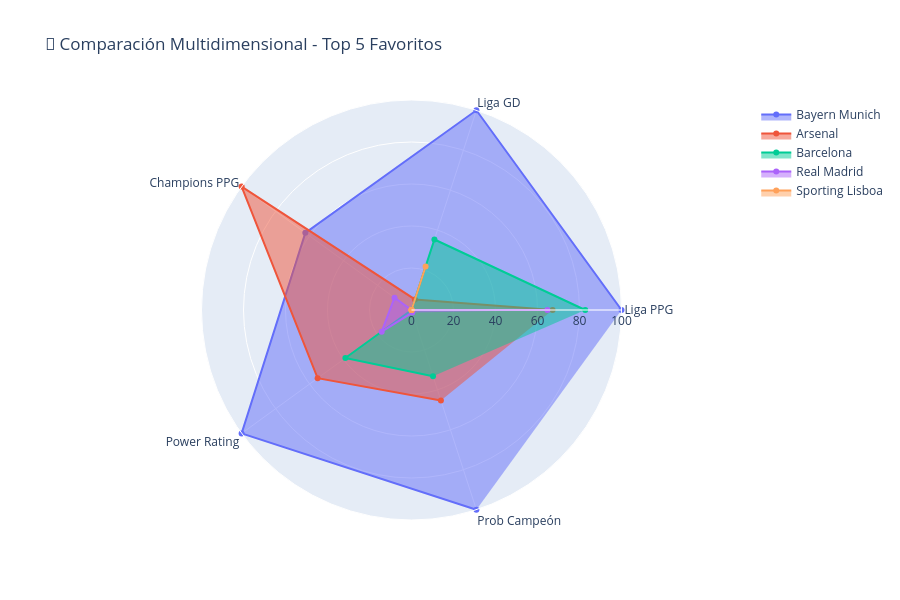

Write notebook code for a chart like this one.
### Markdown cell above
## 4. 🎯 RADAR CHART - COMPARACIÓN MULTIDIMENSIONAL

### Code cell
# Top 5 equipos
top_5 = df_prob.head(5)

# Unir con ratings para tener stats completas
top_5_full = top_5.merge(df_ratings[['Equipo', 'ppg_liga', 'gd_pg_liga', 'ppg_champions']], on='Equipo')

# Normalizar stats para radar (0-100)
def normalize_100(series):
    return ((series - series.min()) / (series.max() - series.min())) * 100

top_5_full['Liga_PPG_norm'] = normalize_100(top_5_full['ppg_liga'])
top_5_full['Liga_GD_norm'] = normalize_100(top_5_full['gd_pg_liga'])
top_5_full['Champions_PPG_norm'] = normalize_100(top_5_full['ppg_champions'])
top_5_full['Rating_norm'] = normalize_100(top_5_full['Rating'])
top_5_full['Prob_norm'] = normalize_100(top_5_full['Prob_Campeon'])

# Crear radar chart
fig_radar = go.Figure()

categories = ['Liga PPG', 'Liga GD', 'Champions PPG', 'Power Rating', 'Prob Campeón']

for idx, row in top_5_full.iterrows():
    fig_radar.add_trace(go.Scatterpolar(
        r=[
            row['Liga_PPG_norm'],
            row['Liga_GD_norm'],
            row['Champions_PPG_norm'],
            row['Rating_norm'],
            row['Prob_norm']
        ],
        theta=categories,
        fill='toself',
        name=row['Equipo']
    ))

fig_radar.update_layout(
    polar=dict(
        radialaxis=dict(
            visible=True,
            range=[0, 100]
        )
    ),
    showlegend=True,
    title='🎯 Comparación Multidimensional - Top 5 Favoritos',
    height=600
)

fig_radar.show()
fig_radar.write_html('../visualizations/radar_comparacion.html')

### Figure 1 — Plotly figure (JSON) as saved in the notebook; plotly's stock layout.template omitted (floating-point values rounded to 4 significant figures)
{"data": [{"fill": "toself", "name": "Bayern Munich", "r": [100, 100, 62.5, 100, 100], "theta": ["Liga PPG", "Liga GD", "Champions PPG", "Power Rating", "Prob Campeón"], "type": "scatterpolar"}, {"fill": "toself", "name": "Arsenal", "r": [67.18, 5.278, 100, 55.25, 45.32], "theta": ["Liga PPG", "Liga GD", "Champions PPG", "Power Rating", "Prob Campeón"], "type": "scatterpolar"}, {"fill": "toself", "name": "Barcelona", "r": [82.73, 35.3, 0, 38.93, 33.17], "theta": ["Liga PPG", "Liga GD", "Champions PPG", "Power Rating", "Prob Campeón"], "type": "scatterpolar"}, {"fill": "toself", "name": "Real Madrid", "r": [64.72, 0, 10.0, 17.55, 1.311], "theta": ["Liga PPG", "Liga GD", "Champions PPG", "Power Rating", "Prob Campeón"], "type": "scatterpolar"}, {"fill": "toself", "name": "Sporting Lisboa", "r": [0, 21.72, 0, 0, 0], "theta": ["Liga PPG", "Liga GD", "Champions PPG", "Power Rating", "Prob Campeón"], "type": "scatterpolar"}], "layout": {"height": 600, "polar": {"radialaxis": {"range": [0, 100], "visible": true}}, "showlegend": true, "title": {"text": "🎯 Comparación Multidimensional - Top 5 Favoritos"}}}
